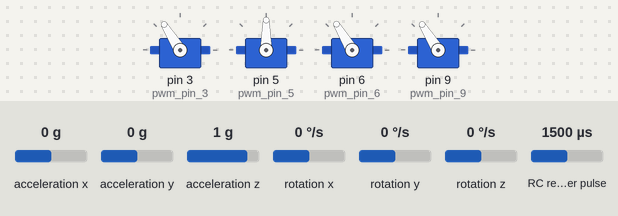
Bench run of a sketch on a simulated Arduino Uno, built with avr-gcc and run on an emulated ATmega328P. Parts: 4 × servo. Wiring (inferred from the names in the program): RC receiver channel: data pin 7. Inputs (shaded band) come from the test bench; at power-on: acceleration x 0 g, acceleration y 0 g, RC receiver pulse 1500 µs, acceleration z 1 g, rotation x 0 °/s, rotation y 0 °/s, rotation z 0 °/s. What the sketch prints to the serial monitor is not drawn.

Above: at 6.2 s.
6.3 s: acceleration x set to -1.4 g
At 7.4 s:
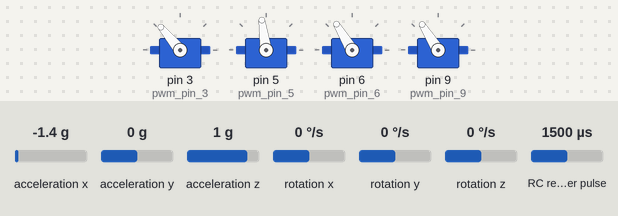
7.8 s: acceleration y set to -0.2 g
10.8 s: RC receiver pulse (sensor on pin 7) set to 1020 µs
At 11.3 s:
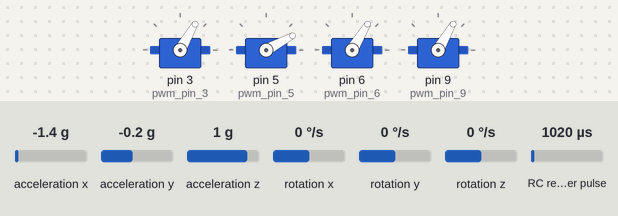
12.3 s: RC receiver pulse (sensor on pin 7) set to 1750 µs
At 13.2 s:
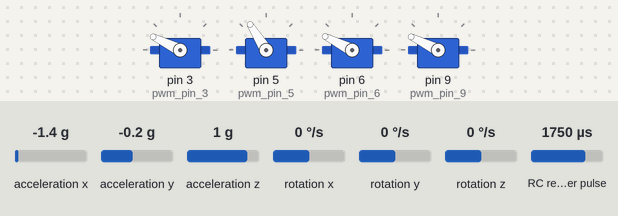
13.8 s: acceleration x set to 0.8 g
15.4 s: RC receiver pulse (sensor on pin 7) set to 1250 µs
At 15.9 s:
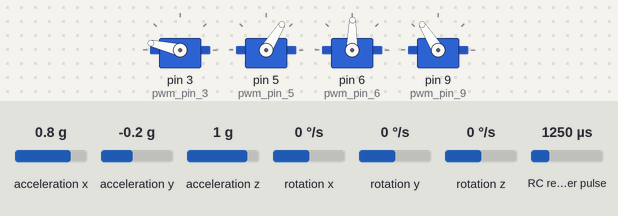
Timing chart, 0 to 64.4 s (numbered marks = the images above; inputs shaded):
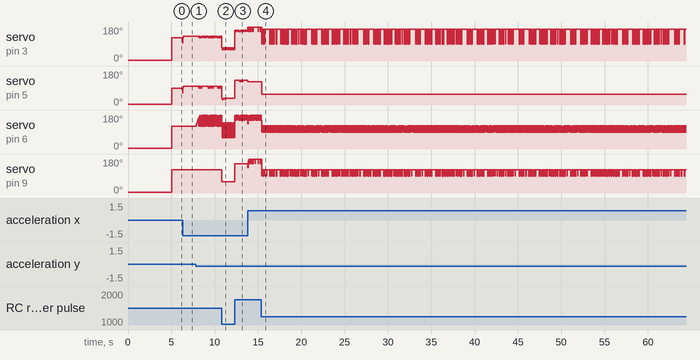

Measured:
- after the input at 6.3 s, servo on pin 3 (pwm_pin_3): 122° → 130° at once; servo on pin 5 (pwm_pin_5): 90° → 98° at once
- after the input at 10.8 s, servo on pin 9 (pwm_pin_9): 122° → 60° at once
- after the input at 12.3 s, servo on pin 9 (pwm_pin_9): 60° → 154° at once
- after the input at 15.4 s, servo on pin 5 (pwm_pin_5): 122° → 58° at once
- by itself, servo on pin 6 (pwm_pin_6): moves between 89° and 122°, repeating every 2.4 s

The sketch:

full_flight_controller_program_v6.ino
```cpp
#include <Servo.h>
#include "Wire.h"
#include <MPU6050_light.h>

MPU6050 mpu(Wire);
int motor_speed = 180;
int counter = 0;
int channel_1_pwm_pin = 4;
int channel_2_pwm_pin = 8;
int channel_3_pwn_pin = 7;
int channel_4_pwm_pin = 2;
int pwm_pin_3 =3;
int pwm_pin_5 =5;
int pwm_pin_6 =6;
int pwm_pin_9 =9;
int min_speed = 1275;
int off_value = 63;
int off_value_3 = 57;
int off_value_2 = 0;
int medium_speed = 1793;
int pitch_prev;

int p_gain = 3;
int p_output;
int i_gain = 1;
int i_output;
int d_gain = 1;
int d_output;
int pid_output;
int error_i;
int error;
int previous_error = 0;

int p_gain1 = 3;
int p_output1;
int i_gain1 = 1;
int i_output1;
int d_gain1 = 1;
int d_output1;
int pid_output1;
int error_i1;
int error1;
int previous_error1 = 0;

int p_gain2 = 3;
int p_output2;
int i_gain2 = 1;
int i_output2;
int d_gain2 = 1;
int d_output2;
int pid_output2;
int error_i2;
int error2;
int previous_error2 = 0;

int p_gain3 = 3;
int p_output3;
int i_gain3 = 1;
int i_output3;
int d_gain3 = 1;
int d_output3;
int pid_output3;
int error_i3;
int error3;
int previous_error3 = 0;

int max_speed = 2310;
float pitch;
float roll;
float yaw;

unsigned long channel_1_signal_time;
unsigned long channel_2_signal_time;
unsigned long channel_3_signal_time;
unsigned long channel_4_signal_time;
unsigned long timer = 0;

bool condition = true;

Servo bm1;
Servo bm2;
Servo bm3;
Servo bm4;

void setup(){
  Serial.begin(9600);
  bm1.attach(pwm_pin_3);
  bm2.attach(pwm_pin_5);
  bm3.attach(pwm_pin_6);
  bm4.attach(pwm_pin_9);
  //arm the escs
  bm1.write(4);
  bm2.write(4);
  bm3.write(4);
  bm4.write(4);
  delay(2000);

  Wire.begin();
  byte status = mpu.begin();
  Serial.print(F("MPU6050 status: "));
  Serial.println(status);
  while(status!=0){ } // stop everything if could not connect to MPU6050

  Serial.println(F("Calculating offsets, do not move MPU6050"));
  delay(1000);
  mpu.calcOffsets(); // gyro and accelero
  Serial.println("Done!\n");
  delay(1000);

}


void loop(){

   channel_3_signal_time = pulseIn(channel_3_pwn_pin, HIGH);
   off_value = map(channel_3_signal_time,989,1967,55,182);
   //if (channel_3_signal_time> 57){

     off_value_2 = 4;
     bm3.write(off_value);
     bm4.write(off_value+1);
     bm1.write(off_value+1);
     bm2.write(off_value-31);
     //-32 -1
     mpu.update();

     if((millis()-timer)>10){ // print data every 10ms
            pitch = mpu.getAngleX();
            roll = mpu.getAngleY();
            Serial.print("pitch: ");
            Serial.print(pitch);
            Serial.print('\n');
            //Serial.print("       ");
            //Serial.print("roll: ");
            //Serial.print(roll);
            //Serial.print('\n');
            timer = millis();
            counter += 1;
          }
      if (counter > 60){
         if (pitch <0){
          //PID code for when drone rolls in negative direction
          error = (pitch - 0)*-1; //0 is the angle that we want the drone to be at, if we want the drone to be at a different angle(for example, to move forward), subtract the pitch by that angle
          error_i += error;
          if (error_i >= 180){
            error_i = 180;
          }
          if (error  <2 and error >-2){ //set error_i(accumulated error that is used for the i_output) equal to 0 when the drone is pretty much level - some leeway is given to prevent error_i from stacking up sooner and causing motors to spin too fast
            error_i = 0;
          }
          p_output = error*p_gain*-1+off_value;
          i_output = error_i*i_gain+off_value;
          d_output = (error-previous_error) * d_gain;
          pid_output = (p_output+i_output+d_output)/2;
          Serial.println(pid_output);
          bm3.write(pid_output);
          bm1.write(pid_output);
          previous_error = error;
         }
         if (roll <0){
          //PID code for when drone rolls in negative direction
          error2 = (roll - 0)*-1; //0 is the angle that we want the drone to be at, if we want the drone to be at a different angle(for example, to move forward), subtract the pitch by that angle
          error_i2 += error2;
          if (error_i2 >= 180){
            error_i2 = 180;
          }
          if (error2  <2 and error2 >-2){ //set error_i(accumulated error that is used for the i_output) equal to 0 when the drone is pretty much level - some leeway is given to prevent error_i from stacking up sooner and causing motors to spin too fast
            error_i2 = 0;
          }
          p_output2 = error2*p_gain2*-1+off_value;
          i_output2 = error_i2*i_gain2+off_value;
          d_output2 = (error2-previous_error2) * d_gain2;
          pid_output2 = (p_output2+i_output2+d_output2)/2;
          Serial.println(pid_output2);
          bm4.write(pid_output2);
          bm3.write(pid_output2);
          previous_error2 = error2;
         }
       if (roll >0){
          //PID code for when drone rolls in negative direction
          error3 = (roll - 0); //0 is the angle that we want the drone to be at, if we want the drone to be at a different angle(for example, to move forward), subtract the pitch by that angle
          error_i3 += error3;
          if (error_i3 >= 180){
            error_i3 = 180;
          }
          if (error3  <2 and error3 >-2){ //set error_i(accumulated error that is used for the i_output) equal to 0 when the drone is pretty much level - some leeway is given to prevent error_i from stacking up sooner and causing motors to spin too fast
            error_i3 = 0;
          }
          p_output3 = error3*p_gain3*-1+off_value;
          i_output3 = error_i3*i_gain3+off_value;
          d_output3 = (error3-previous_error3) * d_gain3;
          pid_output3 = (p_output3+i_output3+d_output3)/2;
          Serial.println(pid_output3);
          bm2.write(pid_output3-32);
          bm1.write(pid_output3);
          previous_error3 = error3;
         }


  }

}
```
